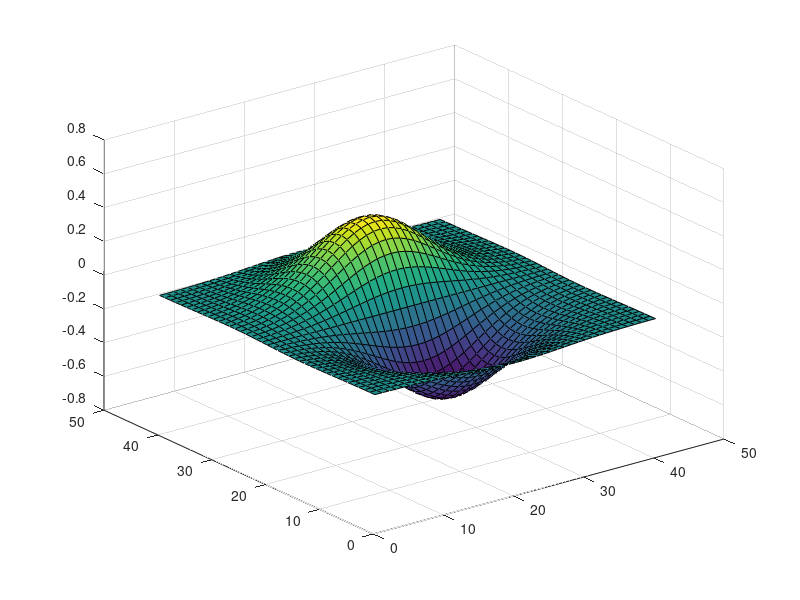

This figure's MATLAB source:
% Question 3
x = -2:.1:2;
y = -2:.1:2;
for i = 1:41
    for j = 1:41
        z(i,j)=x(i)*exp((-x(i)^2)-y(j)^2);
    end
end
surf(z)
